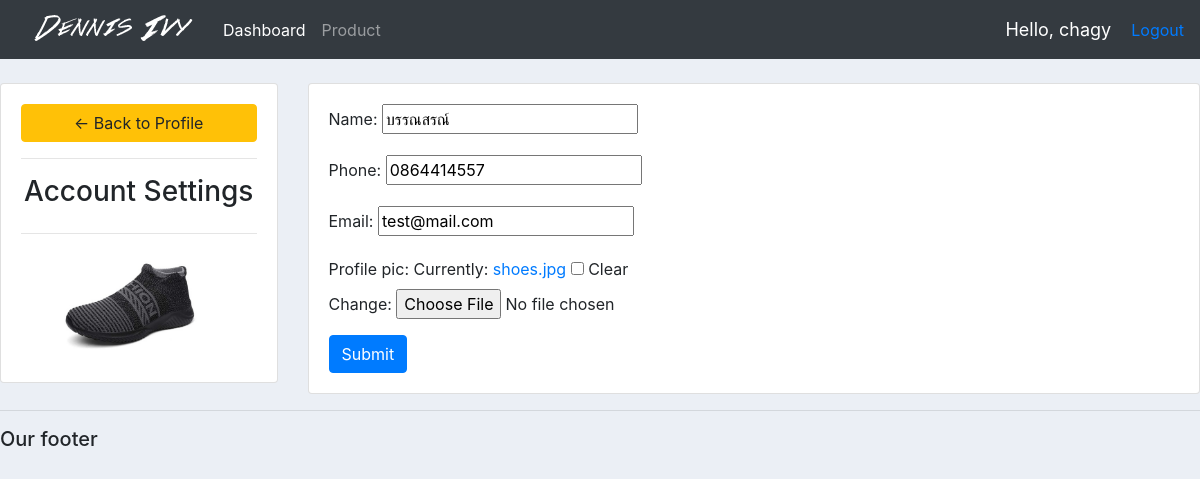
The app's page /account/ (signed in) with its own data.
### accounts/models.py (models this page shows, shortened)
class Customer(models.Model):
    user = models.OneToOneField(User, null=True, on_delete=models.CASCADE)
    name = models.CharField(max_length=200, null=True)
    phone = models.CharField(max_length=200, null=True)
    email = models.CharField(max_length=200, null=True)
    profile_pic = models.ImageField(default="logo.png",null=True, blank=True)
    date_created = models.DateTimeField(auto_now_add=True, null=True)

### accounts/decorators.py (the view)
        def wrapper_func(request, *args, **kwargs):
            group = None
            if request.user.groups.exists():
                group = request.user.groups.all()[0].name
            if group in allowed_roles:
                return view_func(request,*args, **kwargs)
            else :
                return HttpResponse('You are not authorized to view this page')
            return view_func(request,*args, **kwargs)

### accounts/forms.py
class CustomerForm(ModelForm):
    class Meta:
        model = Customer
        fields = '__all__'
        exclude = ['user']

### accounts/views.py (called while the page is built)
@login_required(login_url='login')
@allowed_users(allowed_roles=['customer'])
def accountSettings(request):
    customer = request.user.customer
    form = CustomerForm(instance=customer)
    if request.method == 'POST':
        form = CustomerForm(request.POST, request.FILES,instance=customer)
        if form.is_valid():
            form.save()
    context = {'form':form}
    return render(request,'accounts/account_settings.html',context)

### accounts/templates/accounts/account_settings.html (shortened to what this page needs)
{%  extends 'accounts/main.html' %}
{% load static %}
{% block content %}
<br>
<div class="row">
	<div class="col-md-3">
		<div class="card card-body">
			<a class="btn btn-warning" href="{% url 'home' %}"> &#8592; Back to Profile</a>
			<hr>
			<h3 style="text-align: center">Account Settings</h3>
			<hr>
			<img class="profile-pic" src="{{request.user.customer.profile_pic.url}}" >
		</div>
	</div>
	<div class="col-md-9">
		<div class="card card-body">
			<form method="POST" action="" enctype="multipart/form-data">
				{{form.as_p}}
			<input class="btn btn-primary" type="submit" name="Update Information">
			</form>
		</div>
	</div>
</div>
{% endblock %}

### accounts/templates/accounts/navbar.html (shortened to what this page needs)
{% load static %}
<nav class="navbar navbar-expand-lg navbar-dark bg-dark">
  <img src="{% static 'images/logo.png' %}" alt="">
  <div class="collapse navbar-collapse" id="navbarNav">
    <ul class="navbar-nav">
      {% if request.user.is_staff %}
      <li class="nav-item active">
        <a class="nav-link" href="{% url 'home' %}">Dashboard <span class="sr-only">(current)</span></a>
      </li>
      <li class="nav-item">
        <a class="nav-link" href="{% url 'products' %}">Product</a>
      </li>
      {% endif %}
    </ul>
  </div>
  <span id="hello-msg">Hello, {{ request.user }}</span>
  <span><a href="{% url 'logout' %}">Logout</a></span>
</nav>

### static/css/main.css (style rules this page uses)
body { background-color: #ebeff5; }

### accounts/templates/accounts/navbar.html (style rules this page uses)
#hello-msg { font-size: 18px; color: #fff; margin-right: 20px; }

### accounts/templates/accounts/account_settings.html (style rules this page uses)
.profile-pic { max-width: 200px; max-height:200px; margin: 0 auto; border-radius: 50%; }

### records on screen
Customer: name "บรรณสรณ์", phone "0864414557", email "test@mail.com"

### other values on screen
{{ request.user }} "chagy"
